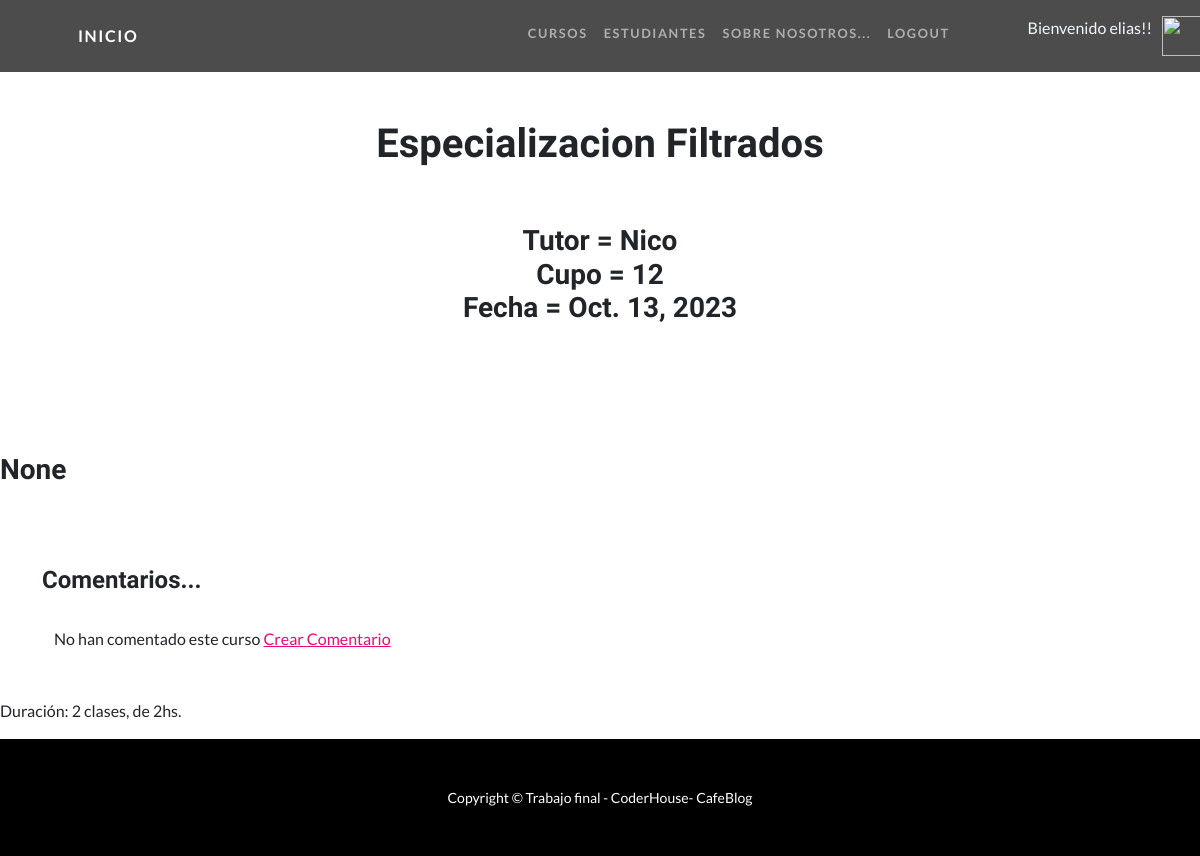
The app's page /clases/detalle/1 (signed in), older data.
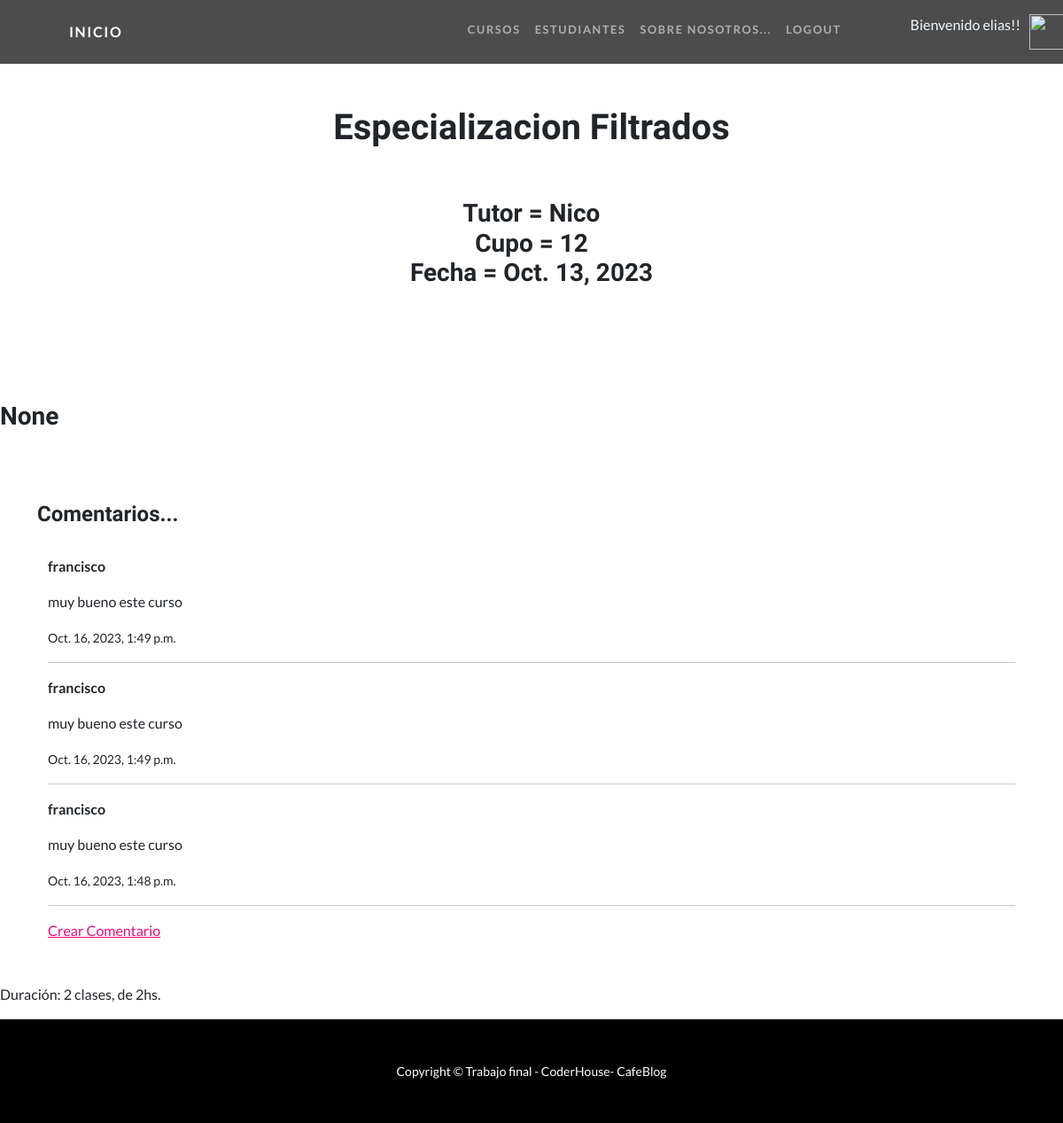
The same page, newer data.
### CursosApp/models.py (models this page shows, shortened)
class Curso(models.Model):
    nombre = models.CharField(max_length=40)
    tutor = models.CharField(max_length=40)
    cupo = models.IntegerField()
    fecha = models.DateField()
    imagen = models.ImageField(upload_to="cursos",null=True)
    descripcion = models.CharField(max_length=400, null = True)

class Comentario(models.Model):
    comentario = models.ForeignKey(Curso, related_name='comentarios', on_delete=models.CASCADE, null=True)
    nombre = models.CharField(max_length=40)
    mensaje = models.TextField(null=True, blank=True)
    fechaComentario = models.DateTimeField(default=timezone.now)
    class Meta:
        ordering = ['-fechaComentario']

### CursosApp/views.py (the view)
# urls.py: path('clases/detalle/<int:pk>', views.CursoDetalle.as_view(), name='Detalle'),
class CursoDetalle(DetailView):
    model = Curso
    template_name = 'CursosApp/curso_detalle.html'

### CursosApp/templates/CursosApp/curso_detalle.html (shortened to what this page needs)
{% extends "CursosApp/base.html"%}
{% load static %}
{% block section1 %}
<body>
<br>
<br>
<br>
<br>
<br>
<h1 align="center">{{curso.nombre}}</h1>
<br>
<br>
<h3 align="center">
 Tutor = {{curso.tutor }}  <br>
 Cupo = {{curso.cupo }}    <br>
 Fecha = {{curso.fecha }}   <br>
</h3>
<br>
<br>
<br>
<br>
<br>
<h3> {{ curso.descripcion }} </h3>
<br>
<br>
<br>
<div class="container">
    <h4>Comentarios...</h4>
    <br>
    <div class="container">
    {% if not curso.comentarios.all %}
        No han comentado este curso
    {% else %}
        {% for comentario in curso.comentarios.all %}
        <p><strong>{{comentario.nombre}}</strong></p>
        <p>{{comentario.mensaje}}</p>
        <p><small>{{comentario.fechaComentario}}</small></p>
        <hr>
        {% endfor %}
    {% endif %}
    {% if curso.id %}
    <a href="{% url 'crear_comentario' curso.id %}">Crear Comentario</a>
{% else %}
    <p>El ID del curso no es válido.</p>
{% endif %}
    </div>
</div>
<br>
<br>
Duración: 2 clases, de 2hs.</p>
{% endblock %}

### CursosApp/templates/CursosApp/base.html (shortened to what this page needs)
<!DOCTYPE html>
<html lang="en">
    <head>
        {% load static %}
        <link href="{% static 'CursosApp/css/styles.css' %}" rel="stylesheet" />
    </head>
    <body id="page-top">
        <nav class="navbar navbar-expand-lg navbar-dark navbar-custom fixed-top">
            <div class="container px-5">
                <a class="navbar-brand" href="{% url 'Inicio' %}">Inicio</a>
                <div class="collapse navbar-collapse" id="navbarResponsive">
                    <ul class="navbar-nav ms-auto">
                        <li class="nav-item"><a class="nav-link" href="{% url 'Cursos' %}">Cursos</a></li>
                        {% if not request.user.is_authenticated %}
                        <li class="nav-item"><a class="nav-link" href="{% url 'Estudiantes' %}">Estudiantes</a></li>
                        {% else %}
                        <li class="nav-item"><a class="nav-link" href="{% url 'editar_perfil' %}">Estudiantes</a></li>
                        {% endif %}
                        <li class="nav-item"><a class="nav-link" href="{% url 'Nosotros' %}">Sobre Nosotros...</a></li>
                        {% if request.user.is_authenticated %}
                        <li class="nav-item"><a class="nav-link" href="{% url 'Logout' %}">Logout</a></li>
                        <li class="nav-item" style="position: relative;left: 70px; color: aliceblue">Bienvenido {{user.username}}!!</li>
                        <img src="{{user_avatar}}" alt="" style="height: 40px;width: 40px; position: relative; left: 80px;">
                        {% endif %}
                    </ul>
                </div>
            </div>
        </nav>
    {% block section1 %}
    {% endblock %}
            <footer class="py-5 bg-black">
                <div class="container px-5"><p class="m-0 text-center text-white small">Copyright &copy; Trabajo final - CoderHouse- CafeBlog</p></div>
            </footer>
        </body>
    </html>

Row changes from the older to the newer data that the page shows:
added Comentario: nombre "francisco", mensaje "muy bueno este curso", fechaComentario "Oct. 16, 2023, 1:49 p.m."
added Comentario: nombre "francisco", mensaje "muy bueno este curso", fechaComentario "Oct. 16, 2023, 1:49 p.m."
added Comentario: nombre "francisco", mensaje "muy bueno este curso", fechaComentario "Oct. 16, 2023, 1:48 p.m."
Text that changed along with them:
text no longer shown: "No han comentado este curso"
